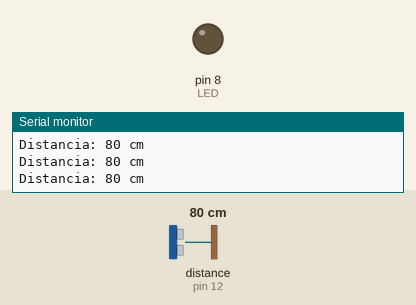
Recording of a sketch running on a simulated Arduino Uno, built with avr-gcc and run on an emulated ATmega328P. Parts: output pins drawn as LEDs (lit = HIGH), the last lines printed to the serial monitor. Wiring (inferred from the names in the program): ultrasonic range finder: trigger pin 13; echo pin 12. The test bench sets the inputs (shaded band); at power-on: distance to the obstacle (sensor on pin 12) 80 cm. The echo pulse lasts 58.3 µs per cm; pins used as bus, display or sensor lines are not drawn.

Above: at 1.3 s.
1.4 s: distance to the obstacle (sensor on pin 12) set to 23 cm
2.9 s: distance to the obstacle (sensor on pin 12) set to 18 cm
At 4.1 s:
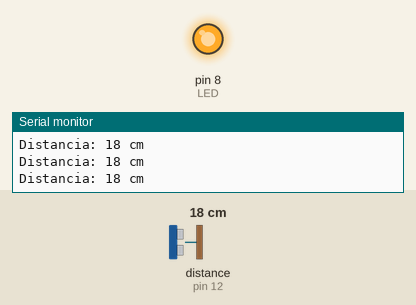
4.5 s: distance to the obstacle (sensor on pin 12) set to 35 cm
At 5.5 s:
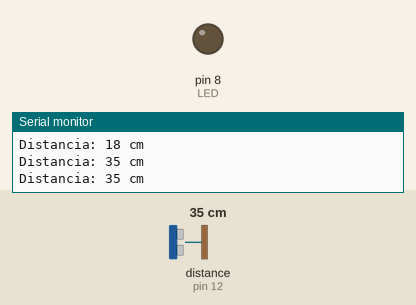
6.0 s: distance to the obstacle (sensor on pin 12) set to 2 cm
At 6.9 s:
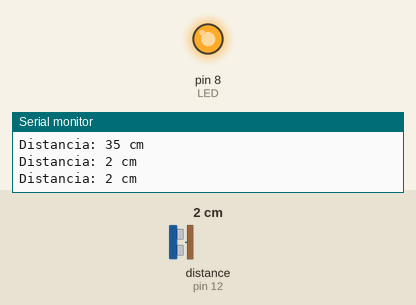
Timing chart, 0 to 8.5 s (numbered marks = the images above; inputs shaded):
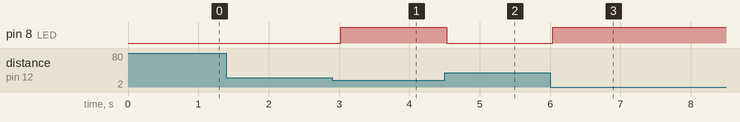

Measured:
- the behaviour switches between 21 and 20 cm on distance to the obstacle (sensor on pin 12) (found by bisection; images 0 and 1)
- after the input at 2.9 s, pin 8 (LED): LOW → HIGH after 0.12 s
- after the input at 4.5 s, pin 8 (LED): HIGH → LOW at once
- after the input at 6.0 s, pin 8 (LED): LOW → HIGH at once

The sketch:

11_Sensor_Ultrasonico.ino
```cpp
// SENSOR ULTRASÓNICO HC-SR04 + LED DE ALERTA
// Pines del sensor y salida
const int TRIG = 13;  // Trigger: genera el pulso ultrasónico
const int ECHO = 12;  // Echo: recibe el pulso reflejado
const int LED = 8;    // LED indicador de proximidad
int umbral = 20;     // Distancia de alerta en cm

void setup() {
  Serial.begin(9600);       // Inicia comunicación serial para monitorear datos
  pinMode(TRIG, OUTPUT);    // Trigger como salida
  pinMode(ECHO, INPUT);     // Echo como entrada
  pinMode(LED, OUTPUT);     // LED como salida
  digitalWrite(TRIG, LOW);  // Asegura que el Trigger empiece en LOW
}

void loop() {
  long echoTime;   // Tiempo que tarda el eco (en microsegundos)
  float distance;  // Distancia calculada (en centímetros)

  // 1. Enviar un pulso ultrasónico de 10 µs(microsegundos, valor recomendado)
  digitalWrite(TRIG, HIGH);
  delayMicroseconds(10);
  digitalWrite(TRIG, LOW);

  // 2. Leer el tiempo que tarda el eco en volver
  echoTime = pulseIn(ECHO, HIGH);

  // 3. Calcular distancia (usando velocidad del sonido)
  distance = echoTime * 0.0343 / 2;  // Conversión a centímetros

  // 4. Mostrar distancia en el monitor serial
  Serial.print("Distancia: ");
  Serial.print(distance, 0);
  Serial.println(" cm");

  // 5. Encender LED si la distancia es menor a 20 cm
  if (distance < umbral) {
    digitalWrite(LED, HIGH);  // Objeto cerca → LED encendido
  } else {
    digitalWrite(LED, LOW);   // Objeto lejos → LED apagado
  }

  delay(500);  // Pausa antes de repetir, modificar si es mas lejos mas delay
}
```
